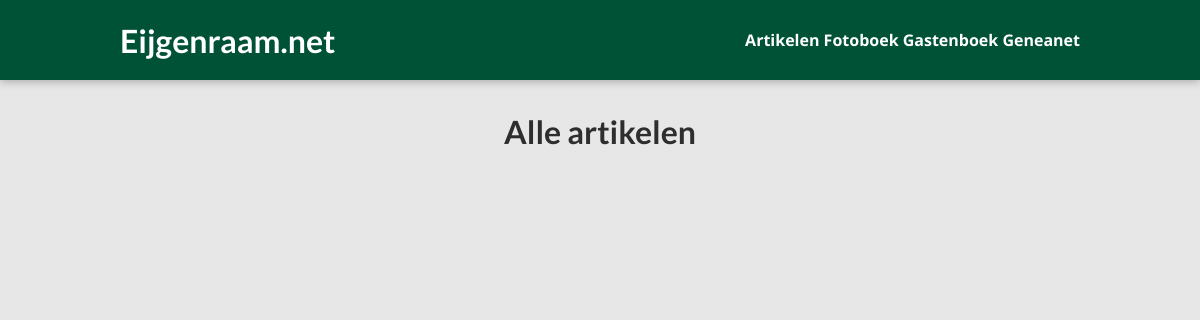
The app's page /posts/, older data.
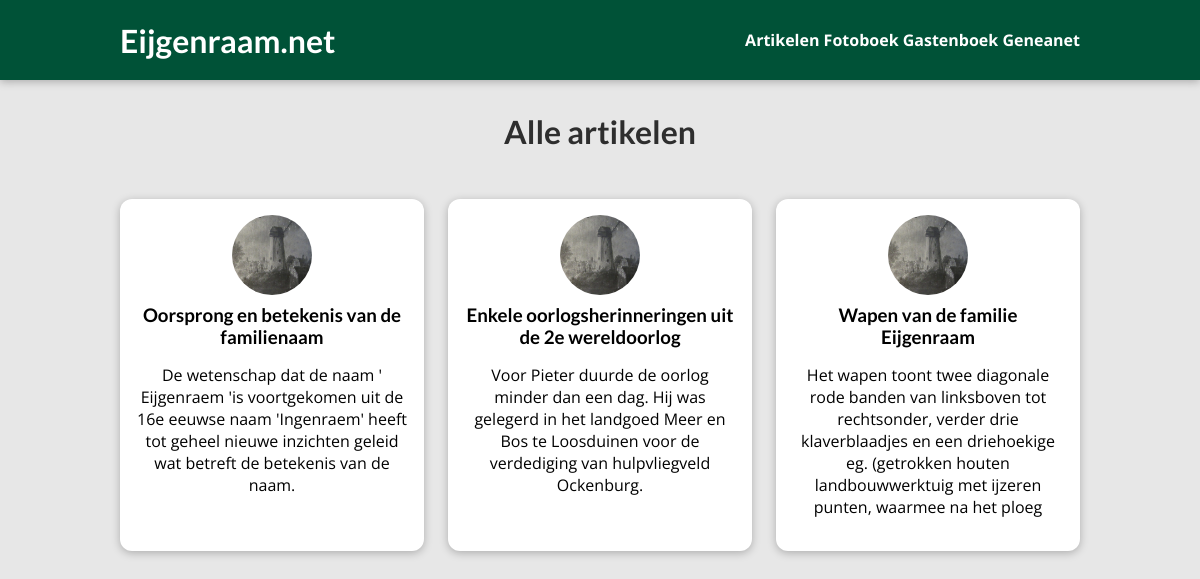
The same page, newer data.
### articles/models.py (models this page shows, shortened)
class Post(m.Model):
    title = m.CharField(max_length=64)
    slug = m.SlugField(default='', blank=True, null=False, db_index=True)
    date = m.DateField()
    excerpt = m.TextField(max_length=200)
    content = m.TextField(max_length=20000)
    def get_absolute_url(self):
        return reverse("post_page", args=[self.slug])
    '''
    def save(self, *args, **kwargs):
        self.slug = slugify(self.title)
        super().save(*args, **kwargs)
    '''

### articles/views.py (the view)
# urls.py: path('posts/', views.posts, name='posts'),
def posts(request):
    posts = get_posts()
    return render(request, 'articles/posts.html', {
        'posts': posts,
    })

### articles/views.py (called while the page is built)
def get_posts():
    all_posts = Post.objects.all().order_by('date')
    return all_posts

### articles/templates/articles/posts.html (shortened to what this page needs)
{% extends 'base.html' %}
{% load static %}
{% block css_files %}
    <link rel='stylesheet' href="{% static 'articles/posts.css' %}">
    <link rel='stylesheet' href="{% static 'articles/post.css' %}">
{% endblock %}
{% block content %}
    <section id='all-posts'>
        <h2>Alle artikelen</h2>
        <ul>
            {% for post in posts %}
                {% include 'articles/includes/post.html' %}
            {% endfor %}
        </ul>
    </section>
{% endblock %}

### articles/templates/articles/includes/post.html
{% load static %}
<li>
    <article class='post'>
        <a href="{{ post.get_absolute_url }}">
            <img src="{% static 'articles/images/de_mallemolen.jpg' %}" alt='{{ post.title }}' />
            <div class='post__content'>
                <h3>{{ post.title }}</h2>
                    <p>{{ post.excerpt }}</p>
            </div>
        </a>
    </article>
</li>

Row changes from the older to the newer data that the page shows:
added Post: title "Oorsprong en betekenis van de familienaam", excerpt "De wetenschap dat de naam ' Eijgenraem 'is voortgekomen uit de 16e eeuwse naam 'Ingenraem' heeft tot geheel nieuwe inzichten geleid wat betreft de betekenis van de naam."
added Post: title "Enkele oorlogsherinneringen uit de 2e wereldoorlog", excerpt "Voor Pieter duurde de oorlog minder dan een dag. Hij was gelegerd in het landgoed Meer en Bos te Loosduinen voor de verdediging van hulpvliegveld Ockenburg."
added Post: title "Wapen van de familie Eijgenraam", excerpt "Het wapen toont twee diagonale rode banden van linksboven tot rechtsonder, verder drie klaverblaadjes en een driehoekige eg. (getrokken houten landbouwwerktuig met ijzeren punten, waarmee na het ploeg"
